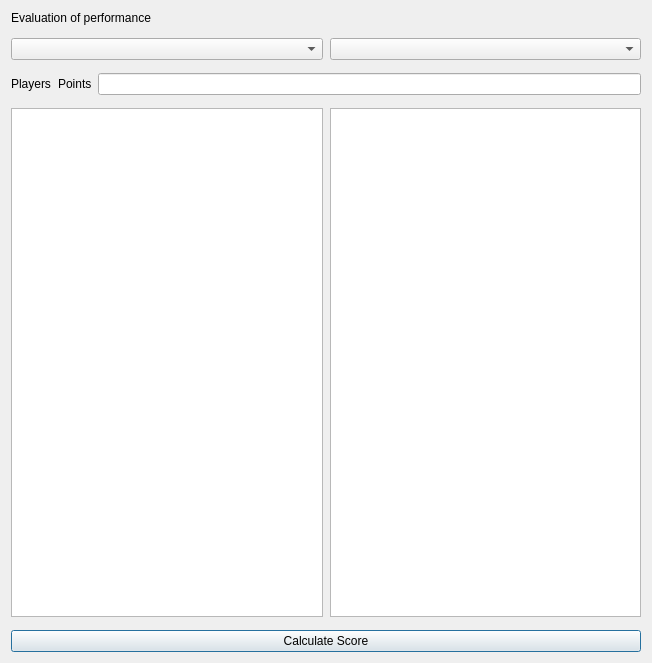
<?xml version="1.0" encoding="UTF-8"?>
<ui version="4.0">
    <class>Form</class>
    <widget class="QDialog" name="Form">
        <property name="geometry">
            <rect>
                <x>0</x>
                <y>0</y>
                <width>652</width>
                <height>663</height>
            </rect>
        </property>
        <property name="windowTitle">
            <string>Form</string>
        </property>
        <layout class="QGridLayout" name="gridLayout">
            <!-- Label for Evaluation of Performance -->
            <item row="1" column="0">
                <widget class="QLabel" name="label_3">
                    <!-- ... Properties for QLabel ... -->
                    <property name="text">
                        <string>Evaluation of performance</string>
                    </property>
                </widget>
            </item>

            <!-- Combo Boxes for Players and Points -->
            <item row="3" column="0">
                <layout class="QHBoxLayout" name="horizontalLayout_2">
                    <item>
                        <widget class="QComboBox" name="comboBox">
                            <!-- ... Properties for QComboBox ... -->
                        </widget>
                    </item>
                    <item>
                        <spacer name="horizontalSpacer">
                            <!-- ... Properties for spacer ... -->
                        </spacer>
                    </item>
                    <item>
                        <widget class="QComboBox" name="comboBox_2"/>
                    </item>
                </layout>
            </item>

            <!-- Labels and LineEdits for Players and Points -->
            <item row="5" column="0">
                <layout class="QHBoxLayout" name="horizontalLayout">
                    <item>
                        <widget class="QLabel" name="label">
                            <!-- ... Properties for QLabel ... -->
                            <property name="text">
                                <string>Players</string>
                            </property>
                        </widget>
                    </item>
                    <item>
                        <spacer name="horizontalSpacer_3">
                            <!-- ... Properties for spacer ... -->
                        </spacer>
                    </item>
                    <item>
                        <widget class="QLabel" name="label_2">
                            <!-- ... Properties for QLabel ... -->
                            <property name="text">
                                <string>Points</string>
                            </property>
                        </widget>
                    </item>
                    <item>
                        <widget class="QLineEdit" name="lineEdit_8"/>
                    </item>
                </layout>
            </item>

            <!-- ListViews for Players -->
            <item row="7" column="0">
                <layout class="QHBoxLayout" name="horizontalLayout_3">
                    <item>
                        <widget class="QListView" name="listView"/>
                    </item>
                    <item>
                        <spacer name="horizontalSpacer_2">
                            <!-- ... Properties for spacer ... -->
                        </spacer>
                    </item>
                    <item>
                        <widget class="QListView" name="listView_2"/>
                    </item>
                </layout>
            </item>

            <!-- Calculate Score Button -->
            <item row="9" column="0">
                <widget class="QPushButton" name="pushButton_1">
                    <!-- ... Properties for QPushButton ... -->
                    <property name="text">
                        <string>Calculate Score</string>
                    </property>
                </widget>
            </item>

            <!-- Vertical Spacers -->
            <item row="2" column="0">
                <spacer name="verticalSpacer">
                    <!-- ... Properties for spacer ... -->
                </spacer>
            </item>
            <item row="4" column="0">
                <spacer name="verticalSpacer_2">
                    <!-- ... Properties for spacer ... -->
                </spacer>
            </item>
            <item row="6" column="0">
                <spacer name="verticalSpacer_3">
                    <!-- ... Properties for spacer ... -->
                </spacer>
            </item>
            <item row="8" column="0">
                <spacer name="verticalSpacer_4">
                    <!-- ... Properties for spacer ... -->
                </spacer>
            </item>
        </layout>
    </widget>
    <resources/>
    <connections/>
</ui>
